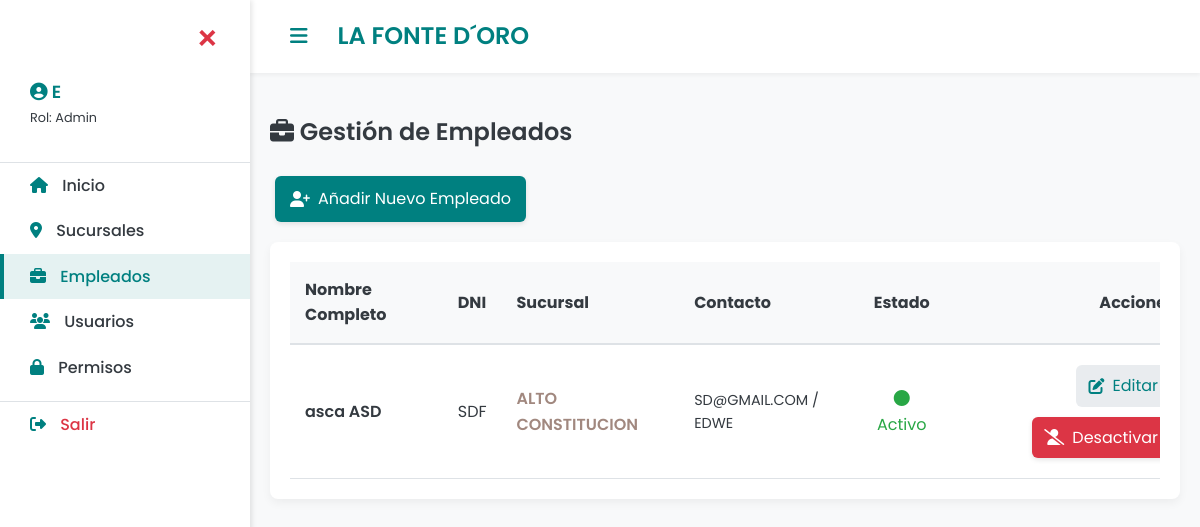
Page /employees (signed in) on the committed database.
### run.py (models this page shows)
class Employee(db.Model):
    __tablename__ = 'employee'
    id = db.Column(db.Integer, primary_key=True)
    first_name = db.Column(db.String(80), nullable=False)
    last_name = db.Column(db.String(80), nullable=False)
    dni = db.Column(db.String(20), unique=True, nullable=False)
    phone = db.Column(db.String(20))
    email = db.Column(db.String(120), unique=True)
    hiring_date = db.Column(db.Date) # Fecha de Contratación
    is_active = db.Column(db.Integer, default=1)
    branch_id = db.Column(db.Integer, db.ForeignKey('branch.id'))
    branch = db.relationship('Branch')

class Branch(db.Model):
    __tablename__ = 'branch'
    id = db.Column(db.Integer, primary_key=True)
    name = db.Column(db.String(100), unique=True, nullable=False)
    address = db.Column(db.String(200))
    city = db.Column(db.String(80))
    is_active = db.Column(db.Integer, default=1) # 1: Activa, 0: Desactivada

### run.py (the view)
@app.route('/employees')
@requires_permission
def manage_employees():
    employees = db.session.query(Employee).order_by(Employee.last_name).all()
    return render_template('employees_list.html', employees=employees)

### run.py (called while the page is built, shortened)
def check_permission(role, endpoint):
    if role == 'admin':
        return True

def requires_permission(f):
    @wraps(f)
    def decorated_function(*args, **kwargs):
        if not session.get('logged_in'):
             return redirect(url_for('login'))
        user_role = session.get('role')
        required_endpoint = f.__name__
        if not check_permission(user_role, required_endpoint):
            flash(f"Acceso denegado. Tu rol '{user_role.capitalize()}' no tiene permiso para acceder a {required_endpoint.replace('_', ' ').title()}.", 'danger')
            return redirect(url_for('index'))
        return f(*args, **kwargs)
    return decorated_function

### templates/employees_list.html (shortened to what this page needs)
{% extends "base.html" %}
{% block content %}
    <h2><i class="fas fa-briefcase"></i> Gestión de Empleados</h2>
    <a href="{{ url_for('employee_form') }}" class="btn btn-primary" style="margin-bottom: 20px;">
        <i class="fas fa-user-plus"></i> Añadir Nuevo Empleado
    </a>
    <div class="card">
        <div style="overflow-x: auto;">
            <table style="width: 100%; border-collapse: collapse; min-width: 900px;">
                <thead>
                    <tr style="border-bottom: 2px solid var(--subtle-border); background-color: var(--background-light);">
                        <th style="padding: 15px; text-align: left;">Nombre Completo</th>
                        <th style="padding: 15px; text-align: left;">DNI</th>
                        <th style="padding: 15px; text-align: left;">Sucursal</th>
                        <th style="padding: 15px; text-align: left;">Contacto</th>
                        <th style="padding: 15px; text-align: center;">Estado</th>
                        <th style="padding: 15px; text-align: right;">Acciones</th>
                    </tr>
                </thead>
                <tbody>
                    {% for employee in employees %}
                    <tr style="border-bottom: 1px solid var(--subtle-border); transition: background-color 0.2s;">
                        <td style="padding: 15px; font-weight: 600;">{{ employee.first_name }} {{ employee.last_name }}</td>
                        <td style="padding: 15px;">{{ employee.dni }}</td>
                        <td style="padding: 15px; color: var(--secondary-color); font-weight: 600;">{{ employee.branch.name if employee.branch else 'N/A' }}</td>
                        <td style="padding: 15px; font-size: 0.9rem;">{{ employee.email }} / {{ employee.phone }}</td>
                        <td style="padding: 15px; text-align: center;">
                            {% if employee.is_active %}
                                <span style="color: var(--success-color);"><i class="fas fa-circle"></i> Activo</span>
                            {% else %}
                                <span style="color: var(--danger-color);"><i class="far fa-circle"></i> Inactivo</span>
                            {% endif %}
                        </td>
                        <td style="padding: 15px; text-align: right;">
                            <a href="{{ url_for('employee_form', employee_id=employee.id) }}" class="btn" style="background-color: #E9ECEF; color: var(--primary-color); box-shadow: none; padding: 8px 12px;">
                                <i class="fas fa-edit"></i> Editar
                            </a>
                            {% if employee.is_active %}
                                <a href="{{ url_for('deactivate_employee_route', employee_id=employee.id) }}" class="btn btn-danger" onclick="return confirm('¿Estás seguro de DESACTIVAR a {{ employee.first_name }}?');" style="padding: 8px 12px;">
                                    <i class="fas fa-user-slash"></i> Desactivar
                                </a>
                            {% endif %}
                        </td>
                    </tr>
                    {% else %}
                    <tr><td colspan="6" style="text-align: center; padding: 20px; color: var(--primary-color);">No hay empleados registrados.</td></tr>
                    {% endfor %}
                </tbody>
            </table>
        </div>
    </div>
{% endblock %}

### templates/base.html (style rules this page uses)
:root { --primary-color: #008080; --secondary-color: #A1887F; --background-light: #F8F9FA; --text-dark: #343A40; --success-color: #28A745; --danger-color: #DC3545; --subtle-border: #DEE2E6; --sidebar-width: 250px; --active-bg: rgba(0, 128, 128, 0.1); }
body { font-family: 'Poppins', sans-serif; background-color: var(--background-light); color: var(--text-dark); margin: 0; padding: 0; line-height: 1.6; transition: margin-left 0.3s; }
h1, h2 { font-weight: 600; color: var(--text-dark); }
.btn { padding: 10px 15px; border: none; border-radius: 6px; cursor: pointer; font-weight: 400; transition: all 0.2s ease-in-out; margin: 5px; display: inline-flex; align-items: center; text-decoration: none; box-shadow: 0 2px 5px rgba(0,0,0,0.1); }
.btn i { margin-right: 8px; }
.btn-primary { background-color: var(--primary-color); color: white; }
.btn-danger { background-color: var(--danger-color); color: white; }
.card { background-color: white; border-radius: 8px; box-shadow: 0 4px 10px rgba(0,0,0,0.05); padding: 20px; margin-bottom: 20px; }

### rows in the picture
Employee: first_name "asca", last_name "ASD", dni "SDF", branch "ALTO CONSTITUCION", email "SD@GMAIL.COM", phone "EDWE", is_active 1 (drawn)

### other values in the picture
{{ session.get('username', 'Invitado') }} "E"
{{ session.get('role', 'N/A') }} "Admin"
